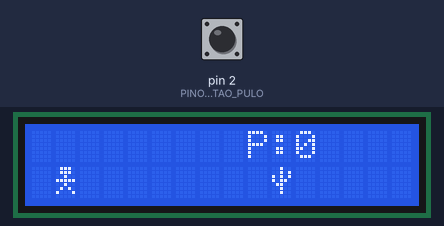
Recording of a sketch running on a simulated Arduino Uno, built with avr-gcc and run on an emulated ATmega328P. Parts: 16×2 character LCD. Inputs (shaded band) come from the test bench; at power-on: pin 2 (PINO_BOTAO_PULO) HIGH. Random numbers use the default seed unless the sketch sets one; what the sketch prints to the serial monitor is not drawn.

Above: at 1.2 s.
1.3 s: pin 2 (PINO_BOTAO_PULO) pulled LOW for 0.15 s
At 1.54 s:
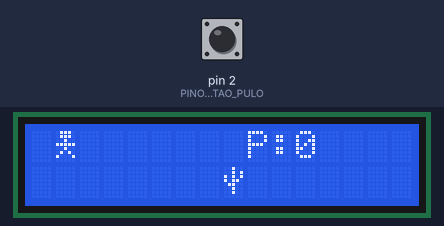
2.0 s: pin 2 (PINO_BOTAO_PULO) pulled LOW for 1 s
At 2.26 s:
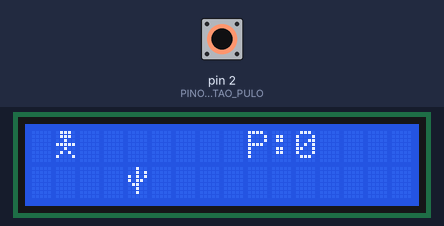
3.6 s: pin 2 (PINO_BOTAO_PULO) pulled LOW for 0.15 s
At 3.7 s:
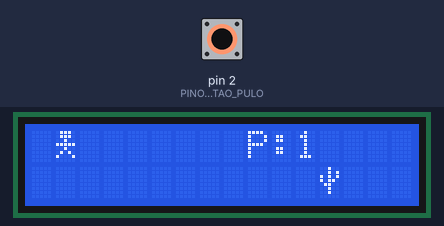
4.3 s: pin 2 (PINO_BOTAO_PULO) pulled LOW for 3.2 s
At 9.0 s:
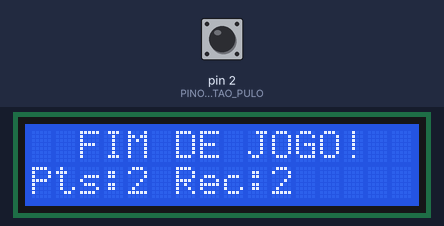
9.6 s: pin 2 (PINO_BOTAO_PULO) driven LOW
At 10.23 s:
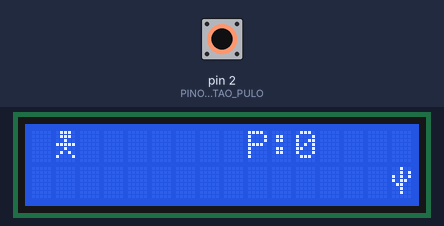
12.6 s: pin 2 (PINO_BOTAO_PULO) driven HIGH
At 12.93 s:
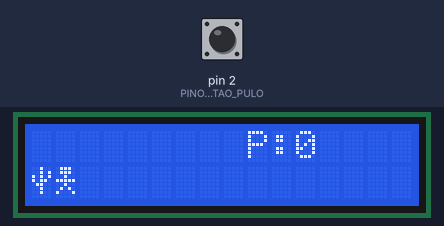

The sketch:

p73_jogo_de_pular_obstaculos_no_lcd.ino
```cpp
// ============================================================================
// Projeto 73 — Jogo de Pular Obstáculos no LCD
// Placa: Arduino Uno R3 (ATmega328P) | Bibliotecas: Wire, LiquidCrystal I2C
// Material: 80 Projetos Arduino
// Jogo estilo Runner com sprites customizados no LCD 16x2 I2C e botão de pulo
// ============================================================================

#include <Wire.h>
#include <LiquidCrystal_I2C.h>

const byte PINO_BOTAO_PULO = 2;  // Botão de Pulo (INPUT_PULLUP)
const byte PINO_I2C_SDA    = A4; // Barramento I2C SDA
const byte PINO_I2C_SCL    = A5; // Barramento I2C SCL

// AJUSTE AQUI: Tempo entre quadros em ms (menor = mais difícil)
const unsigned long QUADRO_MS = 180;

LiquidCrystal_I2C lcd(0x27, 16, 2);

byte SPRITE_HEROI[8] = {
  0b01110,
  0b01110,
  0b00100,
  0b11111,
  0b00100,
  0b01010,
  0b10001,
  0b00000
};

byte SPRITE_CACTO[8] = {
  0b00100,
  0b00101,
  0b10101,
  0b10110,
  0b01100,
  0b00100,
  0b00100,
  0b00000
};

int colunaCacto = 15;
byte quadrosNoAr = 0;
unsigned int pontos = 0;
unsigned int recorde = 0;
unsigned long ultimoQuadro = 0;

void setup() {
  (void)PINO_I2C_SDA;
  (void)PINO_I2C_SCL;
  Serial.begin(9600);

  pinMode(PINO_BOTAO_PULO, INPUT_PULLUP);

  lcd.init();
  lcd.backlight();
  lcd.createChar(0, SPRITE_HEROI);
  lcd.createChar(1, SPRITE_CACTO);

  Serial.println(F("Sistema pronto! Jogo de Pular Obstaculos no LCD."));
}

void loop() {
  if (digitalRead(PINO_BOTAO_PULO) == LOW && quadrosNoAr == 0) {
    quadrosNoAr = 3; // Permanece 3 quadros na linha superior
    Serial.print(F("Pulo! Pontos: "));
    Serial.println(pontos);
  }

  if (millis() - ultimoQuadro >= QUADRO_MS) {
    ultimoQuadro = millis();

    lcd.clear();

    // Desenha o herói na coluna 1 (linha 0 se pulando, linha 1 se no chão)
    byte linhaHeroi = (quadrosNoAr > 0) ? 0 : 1;
    lcd.setCursor(1, linhaHeroi);
    lcd.write((byte)0);

    // Desenha o cacto na linha 1
    lcd.setCursor(colunaCacto, 1);
    lcd.write((byte)1);

    // Placar no canto superior direito
    lcd.setCursor(9, 0);
    lcd.print(F("P:"));
    lcd.print(pontos);

    // Verifica colisão na coluna 1
    if (colunaCacto == 1 && quadrosNoAr == 0) {
      if (pontos > recorde) recorde = pontos;
      Serial.print(F("Fim de Jogo! Pontuacao: "));
      Serial.print(pontos);
      Serial.print(F(" | Recorde: "));
      Serial.println(recorde);

      lcd.clear();
      lcd.setCursor(2, 0);
      lcd.print(F("FIM DE JOGO!"));
      lcd.setCursor(0, 1);
      lcd.print(F("Pts:"));
      lcd.print(pontos);
      lcd.print(F(" Rec:"));
      lcd.print(recorde);
      delay(2000);

      pontos = 0;
      colunaCacto = 15;
      quadrosNoAr = 0;
      return;
    }

    // Atualiza física do pulo e avanço do cacto
    if (quadrosNoAr > 0) quadrosNoAr--;
    colunaCacto--;
    if (colunaCacto < 0) {
      colunaCacto = random(12, 16);
      pontos++;
    }
  }
}
```
